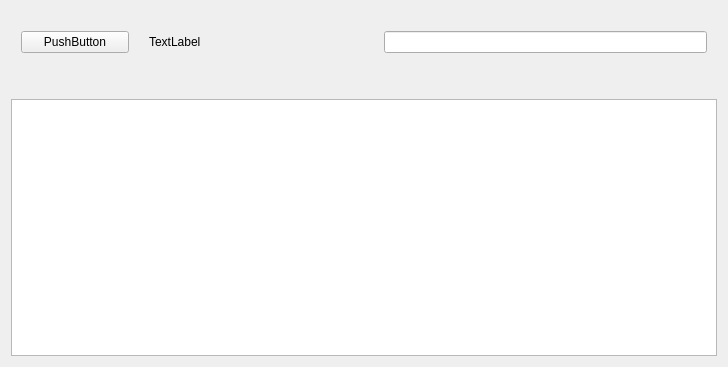
<?xml version="1.0" encoding="UTF-8"?>
<ui version="4.0">
 <class>Widget</class>
 <widget class="QWidget" name="Widget">
  <property name="geometry">
   <rect>
    <x>0</x>
    <y>0</y>
    <width>728</width>
    <height>367</height>
   </rect>
  </property>
  <property name="windowTitle">
   <string>Widget</string>
  </property>
  <layout class="QVBoxLayout" name="verticalLayout">
   <item>
    <layout class="QHBoxLayout" name="horizontalLayout" stretch="1,2,3">
     <property name="spacing">
      <number>20</number>
     </property>
     <property name="leftMargin">
      <number>10</number>
     </property>
     <property name="topMargin">
      <number>20</number>
     </property>
     <property name="rightMargin">
      <number>10</number>
     </property>
     <property name="bottomMargin">
      <number>20</number>
     </property>
     <item>
      <widget class="QPushButton" name="pushButton">
       <property name="sizePolicy">
        <sizepolicy hsizetype="Preferred" vsizetype="Preferred">
         <horstretch>0</horstretch>
         <verstretch>0</verstretch>
        </sizepolicy>
       </property>
       <property name="text">
        <string>PushButton</string>
       </property>
      </widget>
     </item>
     <item>
      <widget class="QLabel" name="label">
       <property name="text">
        <string>TextLabel</string>
       </property>
      </widget>
     </item>
     <item>
      <widget class="QLineEdit" name="lineEdit"/>
     </item>
    </layout>
   </item>
   <item>
    <spacer name="verticalSpacer">
     <property name="orientation">
      <enum>Qt::Vertical</enum>
     </property>
     <property name="sizeType">
      <enum>QSizePolicy::Fixed</enum>
     </property>
     <property name="sizeHint" stdset="0">
      <size>
       <width>20</width>
       <height>20</height>
      </size>
     </property>
    </spacer>
   </item>
   <item>
    <widget class="QTextEdit" name="textEdit"/>
   </item>
  </layout>
 </widget>
 <layoutdefault spacing="6" margin="11"/>
 <resources/>
 <connections/>
</ui>
